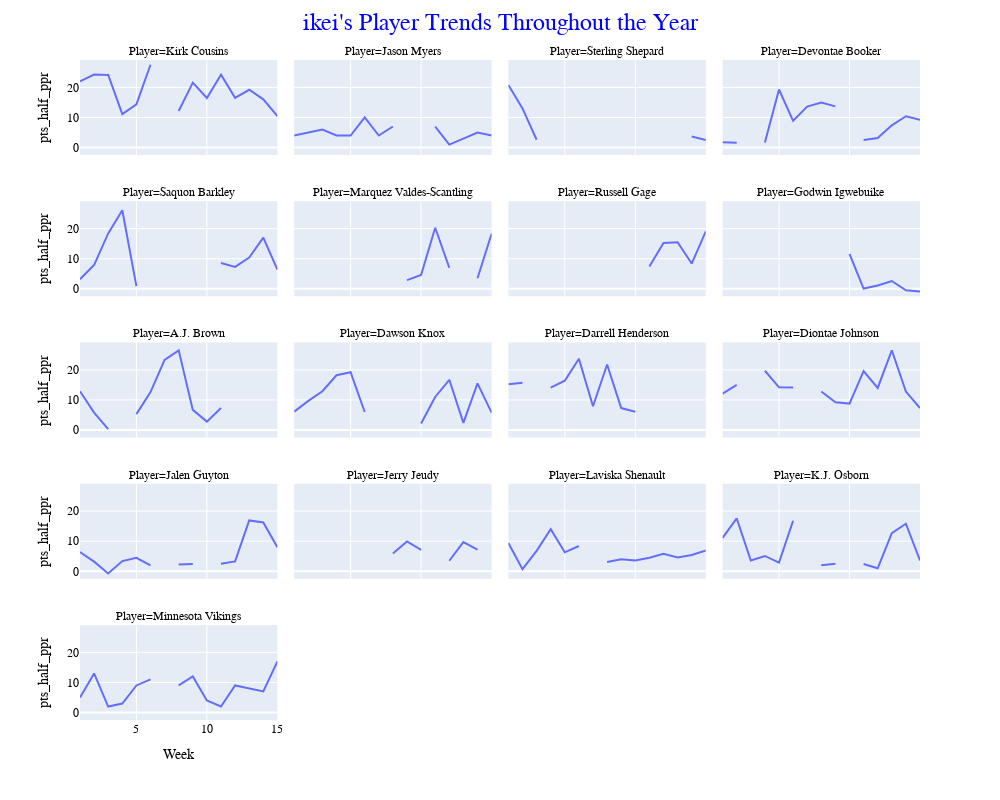

Notebook code for this chart:
### Markdown cell above
# Individual Player's Trends Throughout the Year
# found from players they own at end of the season

### Code cell
username = "ikei" #use variable entered by user on site
users_stats = stats[stats["Owner"] == username]
users_wkly_stats = users_stats[users_stats["Week"] != "Season"]

fig = px.line(users_wkly_stats, x = "Week", y = "pts_half_ppr", facet_col = "Player", facet_col_wrap=4,
            width=1000, height=800)
fig.update_layout(title_text=f"{username}'s Player Trends Throughout the Year", title_x=0.5)
fig.update_layout(
    font_family="Times New Roman",
    font_color="black",
    title_font_family="Times New Roman",
    title_font_color="blue",
    title_font_size=24
)
fig.show()

### Figure 1 — Plotly figure (JSON) as saved in the notebook; plotly's stock layout.template omitted (floating-point values rounded to 4 significant figures)
{"data": [{"hovertemplate": "Player=Kirk Cousins<br>Week=%{x}<br>pts_half_ppr=%{y}<extra></extra>", "legendgroup": "", "line": {"color": "#636efa", "dash": "solid"}, "marker": {"symbol": "circle"}, "mode": "lines", "name": "", "orientation": "v", "showlegend": false, "type": "scatter", "x": [1, 2, 3, 4, 5, 6, 7, 8, 9, 10, 11, 12, 13, 14, 15], "xaxis": "x17", "y": [22.04, 24.26, 24.12, 11.12, 14.4, 27.52, null, 12.16, 21.58, 16.46, 24.24, 16.52, 19.2, 16.04, 10.48], "yaxis": "y17"}, {"hovertemplate": "Player=Jason Myers<br>Week=%{x}<br>pts_half_ppr=%{y}<extra></extra>", "legendgroup": "", "line": {"color": "#636efa", "dash": "solid"}, "marker": {"symbol": "circle"}, "mode": "lines", "name": "", "orientation": "v", "showlegend": false, "type": "scatter", "x": [1, 2, 3, 4, 5, 6, 7, 8, 9, 10, 11, 12, 13, 14, 15], "xaxis": "x18", "y": [4, 5, 6, 4, 4, 10, 4, 7, null, null, 7, 1, 3, 5, 4], "yaxis": "y18"}, {"hovertemplate": "Player=Sterling Shepard<br>Week=%{x}<br>pts_half_ppr=%{y}<extra></extra>", "legendgroup": "", "line": {"color": "#636efa", "dash": "solid"}, "marker": {"symbol": "circle"}, "mode": "lines", "name": "", "orientation": "v", "showlegend": false, "type": "scatter", "x": [1, 2, 3, 4, 5, 6, 7, 8, 9, 10, 11, 12, 13, 14, 15], "xaxis": "x19", "y": [20.8, 13, 2.6, null, null, 12.6, null, 4.5, null, null, null, null, null, 3.7, 2.5], "yaxis": "y19"}, {"hovertemplate": "Player=Devontae Booker<br>Week=%{x}<br>pts_half_ppr=%{y}<extra></extra>", "legendgroup": "", "line": {"color": "#636efa", "dash": "solid"}, "marker": {"symbol": "circle"}, "mode": "lines", "name": "", "orientation": "v", "showlegend": false, "type": "scatter", "x": [1, 2, 3, 4, 5, 6, 7, 8, 9, 10, 11, 12, 13, 14, 15], "xaxis": "x20", "y": [1.8, 1.6, null, 1.7, 19.3, 8.9, 13.6, 15, 13.7, null, 2.5, 3.2, 7.4, 10.4, 9.2], "yaxis": "y20"}, {"hovertemplate": "Player=Saquon Barkley<br>Week=%{x}<br>pts_half_ppr=%{y}<extra></extra>", "legendgroup": "", "line": {"color": "#636efa", "dash": "solid"}, "marker": {"symbol": "circle"}, "mode": "lines", "name": "", "orientation": "v", "showlegend": false, "type": "scatter", "x": [1, 2, 3, 4, 5, 6, 7, 8, 9, 10, 11, 12, 13, 14, 15], "xaxis": "x13", "y": [3.2, 7.9, 18.4, 26.1, 0.9, null, null, null, null, null, 8.6, 7.3, 10.4, 17, 6.4], "yaxis": "y13"}, {"hovertemplate": "Player=Marquez Valdes-Scantling<br>Week=%{x}<br>pts_half_ppr=%{y}<extra></extra>", "legendgroup": "", "line": {"color": "#636efa", "dash": "solid"}, "marker": {"symbol": "circle"}, "mode": "lines", "name": "", "orientation": "v", "showlegend": false, "type": "scatter", "x": [1, 2, 3, 4, 5, 6, 7, 8, 9, 10, 11, 12, 13, 14, 15], "xaxis": "x14", "y": [3.2, null, 13.4, null, null, null, null, null, 2.9, 4.6, 20.3, 7, null, 3.5, 18.3], "yaxis": "y14"}, {"hovertemplate": "Player=Russell Gage<br>Week=%{x}<br>pts_half_ppr=%{y}<extra></extra>", "legendgroup": "", "line": {"color": "#636efa", "dash": "solid"}, "marker": {"symbol": "circle"}, "mode": "lines", "name": "", "orientation": "v", "showlegend": false, "type": "scatter", "x": [1, 2, 3, 4, 5, 6, 7, 8, 9, 10, 11, 12, 13, 14, 15], "xaxis": "x15", "y": [null, 5.3, null, null, null, null, 14.7, null, 9.9, null, 7.4, 15.2, 15.5, 8.4, 19.1], "yaxis": "y15"}, {"hovertemplate": "Player=Godwin Igwebuike<br>Week=%{x}<br>pts_half_ppr=%{y}<extra></extra>", "legendgroup": "", "line": {"color": "#636efa", "dash": "solid"}, "marker": {"symbol": "circle"}, "mode": "lines", "name": "", "orientation": "v", "showlegend": false, "type": "scatter", "x": [1, 2, 3, 4, 5, 6, 7, 8, 9, 10, 11, 12, 13, 14, 15], "xaxis": "x16", "y": [null, null, null, null, null, null, null, 7.3, null, 11.6, 0.1, 1.1, 2.6, -0.5, -0.9], "yaxis": "y16"}, {"hovertemplate": "Player=A.J. Brown<br>Week=%{x}<br>pts_half_ppr=%{y}<extra></extra>", "legendgroup": "", "line": {"color": "#636efa", "dash": "solid"}, "marker": {"symbol": "circle"}, "mode": "lines", "name": "", "orientation": "v", "showlegend": false, "type": "scatter", "x": [1, 2, 3, 4, 5, 6, 7, 8, 9, 10, 11, 12, 13, 14, 15], "xaxis": "x9", "y": [12.9, 5.8, 0.3, null, 5.3, 12.6, 23.3, 26.5, 6.7, 2.8, 7.3, null, null, null, null], "yaxis": "y9"}, {"hovertemplate": "Player=Dawson Knox<br>Week=%{x}<br>pts_half_ppr=%{y}<extra></extra>", "legendgroup": "", "line": {"color": "#636efa", "dash": "solid"}, "marker": {"symbol": "circle"}, "mode": "lines", "name": "", "orientation": "v", "showlegend": false, "type": "scatter", "x": [1, 2, 3, 4, 5, 6, 7, 8, 9, 10, 11, 12, 13, 14, 15], "xaxis": "x10", "y": [6.1, 9.7, 12.9, 18.2, 19.2, 6, null, null, null, 2.2, 11, 16.7, 2.4, 15.5, 5.8], "yaxis": "y10"}, {"hovertemplate": "Player=Darrell Henderson<br>Week=%{x}<br>pts_half_ppr=%{y}<extra></extra>", "legendgroup": "", "line": {"color": "#636efa", "dash": "solid"}, "marker": {"symbol": "circle"}, "mode": "lines", "name": "", "orientation": "v", "showlegend": false, "type": "scatter", "x": [1, 2, 3, 4, 5, 6, 7, 8, 9, 10, 11, 12, 13, 14, 15], "xaxis": "x11", "y": [15.2, 15.7, null, 14.1, 16.4, 23.7, 7.9, 21.8, 7.3, 6.1, null, 15.3, null, null, 3.7], "yaxis": "y11"}, {"hovertemplate": "Player=Diontae Johnson<br>Week=%{x}<br>pts_half_ppr=%{y}<extra></extra>", "legendgroup": "", "line": {"color": "#636efa", "dash": "solid"}, "marker": {"symbol": "circle"}, "mode": "lines", "name": "", "orientation": "v", "showlegend": false, "type": "scatter", "x": [1, 2, 3, 4, 5, 6, 7, 8, 9, 10, 11, 12, 13, 14, 15], "xaxis": "x12", "y": [12.1, 15, null, 19.7, 14.2, 14.1, null, 12.8, 9.2, 8.8, 19.6, 14, 26.5, 12.8, 7.3], "yaxis": "y12"}, {"hovertemplate": "Player=Jalen Guyton<br>Week=%{x}<br>pts_half_ppr=%{y}<extra></extra>", "legendgroup": "", "line": {"color": "#636efa", "dash": "solid"}, "marker": {"symbol": "circle"}, "mode": "lines", "name": "", "orientation": "v", "showlegend": false, "type": "scatter", "x": [1, 2, 3, 4, 5, 6, 7, 8, 9, 10, 11, 12, 13, 14, 15], "xaxis": "x5", "y": [6.4, 3.2, -0.7, 3.4, 4.5, 2, null, 2.3, 2.4, null, 2.5, 3.3, 16.9, 16.2, 8], "yaxis": "y5"}, {"hovertemplate": "Player=Jerry Jeudy<br>Week=%{x}<br>pts_half_ppr=%{y}<extra></extra>", "legendgroup": "", "line": {"color": "#636efa", "dash": "solid"}, "marker": {"symbol": "circle"}, "mode": "lines", "name": "", "orientation": "v", "showlegend": false, "type": "scatter", "x": [1, 2, 3, 4, 5, 6, 7, 8, 9, 10, 11, 12, 13, 14, 15], "xaxis": "x6", "y": [10.2, null, null, null, null, null, null, 5.9, 9.9, 7.1, null, 3.5, 9.7, 7.2, null], "yaxis": "y6"}, {"hovertemplate": "Player=Laviska Shenault<br>Week=%{x}<br>pts_half_ppr=%{y}<extra></extra>", "legendgroup": "", "line": {"color": "#636efa", "dash": "solid"}, "marker": {"symbol": "circle"}, "mode": "lines", "name": "", "orientation": "v", "showlegend": false, "type": "scatter", "x": [1, 2, 3, 4, 5, 6, 7, 8, 9, 10, 11, 12, 13, 14, 15], "xaxis": "x7", "y": [9.4, 0.7, 6.8, 14, 6.3, 8.4, null, 3.1, 4, 3.6, 4.5, 5.8, 4.6, 5.4, 6.9], "yaxis": "y7"}, {"hovertemplate": "Player=K.J. Osborn<br>Week=%{x}<br>pts_half_ppr=%{y}<extra></extra>", "legendgroup": "", "line": {"color": "#636efa", "dash": "solid"}, "marker": {"symbol": "circle"}, "mode": "lines", "name": "", "orientation": "v", "showlegend": false, "type": "scatter", "x": [1, 2, 3, 4, 5, 6, 7, 8, 9, 10, 11, 12, 13, 14, 15], "xaxis": "x8", "y": [11.1, 17.6, 3.6, 5.1, 2.9, 16.8, null, 2, 2.5, null, 2.4, 1, 12.7, 15.8, 3.6], "yaxis": "y8"}, {"hovertemplate": "Player=Minnesota Vikings<br>Week=%{x}<br>pts_half_ppr=%{y}<extra></extra>", "legendgroup": "", "line": {"color": "#636efa", "dash": "solid"}, "marker": {"symbol": "circle"}, "mode": "lines", "name": "", "orientation": "v", "showlegend": false, "type": "scatter", "x": [1, 2, 3, 4, 5, 6, 7, 8, 9, 10, 11, 12, 13, 14, 15], "xaxis": "x", "y": [5, 13, 2, 3, 9, 11, null, 9, 12, 4, 2, 9, 8, 7, 17], "yaxis": "y"}], "layout": {"annotations": [{"font": {}, "showarrow": false, "text": "Player=Minnesota Vikings", "x": 0.1175, "xanchor": "center", "xref": "paper", "y": 0.144, "yanchor": "bottom", "yref": "paper"}, {"font": {}, "showarrow": false, "text": "Player=Jalen Guyton", "x": 0.1175, "xanchor": "center", "xref": "paper", "y": 0.358, "yanchor": "bottom", "yref": "paper"}, {"font": {}, "showarrow": false, "text": "Player=Jerry Jeudy", "x": 0.3725, "xanchor": "center", "xref": "paper", "y": 0.358, "yanchor": "bottom", "yref": "paper"}, {"font": {}, "showarrow": false, "text": "Player=Laviska Shenault", "x": 0.6275, "xanchor": "center", "xref": "paper", "y": 0.358, "yanchor": "bottom", "yref": "paper"}, {"font": {}, "showarrow": false, "text": "Player=K.J. Osborn", "x": 0.8825, "xanchor": "center", "xref": "paper", "y": 0.358, "yanchor": "bottom", "yref": "paper"}, {"font": {}, "showarrow": false, "text": "Player=A.J. Brown", "x": 0.1175, "xanchor": "center", "xref": "paper", "y": 0.572, "yanchor": "bottom", "yref": "paper"}, {"font": {}, "showarrow": false, "text": "Player=Dawson Knox", "x": 0.3725, "xanchor": "center", "xref": "paper", "y": 0.572, "yanchor": "bottom", "yref": "paper"}, {"font": {}, "showarrow": false, "text": "Player=Darrell Henderson", "x": 0.6275, "xanchor": "center", "xref": "paper", "y": 0.572, "yanchor": "bottom", "yref": "paper"}, {"font": {}, "showarrow": false, "text": "Player=Diontae Johnson", "x": 0.8825, "xanchor": "center", "xref": "paper", "y": 0.572, "yanchor": "bottom", "yref": "paper"}, {"font": {}, "showarrow": false, "text": "Player=Saquon Barkley", "x": 0.1175, "xanchor": "center", "xref": "paper", "y": 0.786, "yanchor": "bottom", "yref": "paper"}, {"font": {}, "showarrow": false, "text": "Player=Marquez Valdes-Scantling", "x": 0.3725, "xanchor": "center", "xref": "paper", "y": 0.786, "yanchor": "bottom", "yref": "paper"}, {"font": {}, "showarrow": false, "text": "Player=Russell Gage", "x": 0.6275, "xanchor": "center", "xref": "paper", "y": 0.786, "yanchor": "bottom", "yref": "paper"}, {"font": {}, "showarrow": false, "text": "Player=Godwin Igwebuike", "x": 0.8825, "xanchor": "center", "xref": "paper", "y": 0.786, "yanchor": "bottom", "yref": "paper"}, {"font": {}, "showarrow": false, "text": "Player=Kirk Cousins", "x": 0.1175, "xanchor": "center", "xref": "paper", "y": 1, "yanchor": "bottom", "yref": "paper"}, {"font": {}, "showarrow": false, "text": "Player=Jason Myers", "x": 0.3725, "xanchor": "center", "xref": "paper", "y": 1, "yanchor": "bottom", "yref": "paper"}, {"font": {}, "showarrow": false, "text": "Player=Sterling Shepard", "x": 0.6275, "xanchor": "center", "xref": "paper", "y": 1, "yanchor": "bottom", "yref": "paper"}, {"font": {}, "showarrow": false, "text": "Player=Devontae Booker", "x": 0.8825, "xanchor": "center", "xref": "paper", "y": 1, "yanchor": "bottom", "yref": "paper"}], "font": {"color": "black", "family": "Times New Roman"}, "height": 800, "legend": {"tracegroupgap": 0}, "margin": {"t": 60}, "title": {"font": {"color": "blue", "family": "Times New Roman", "size": 24}, "text": "ikei's Player Trends Throughout the Year", "x": 0.5}, "width": 1000, "xaxis": {"anchor": "y", "domain": [0, 0.235], "title": {"text": "Week"}}, "xaxis10": {"anchor": "y10", "domain": [0.255, 0.49], "matches": "x", "showticklabels": false}, "xaxis11": {"anchor": "y11", "domain": [0.51, 0.745], "matches": "x", "showticklabels": false}, "xaxis12": {"anchor": "y12", "domain": [0.765, 1.0], "matches": "x", "showticklabels": false}, "xaxis13": {"anchor": "y13", "domain": [0, 0.235], "matches": "x", "showticklabels": false}, "xaxis14": {"anchor": "y14", "domain": [0.255, 0.49], "matches": "x", "showticklabels": false}, "xaxis15": {"anchor": "y15", "domain": [0.51, 0.745], "matches": "x", "showticklabels": false}, "xaxis16": {"anchor": "y16", "domain": [0.765, 1.0], "matches": "x", "showticklabels": false}, "xaxis17": {"anchor": "y17", "domain": [0, 0.235], "matches": "x", "showticklabels": false}, "xaxis18": {"anchor": "y18", "domain": [0.255, 0.49], "matches": "x", "showticklabels": false}, "xaxis19": {"anchor": "y19", "domain": [0.51, 0.745], "matches": "x", "showticklabels": false}, "xaxis2": {"anchor": "y2", "domain": [0.255, 0.49], "matches": "x", "title": {"text": "Week"}}, "xaxis20": {"anchor": "y20", "domain": [0.765, 1.0], "matches": "x", "showticklabels": false}, "xaxis3": {"anchor": "y3", "domain": [0.51, 0.745], "matches": "x", "title": {"text": "Week"}}, "xaxis4": {"anchor": "y4", "domain": [0.765, 1.0], "matches": "x", "title": {"text": "Week"}}, "xaxis5": {"anchor": "y5", "domain": [0, 0.235], "matches": "x", "showticklabels": false}, "xaxis6": {"anchor": "y6", "domain": [0.255, 0.49], "matches": "x", "showticklabels": false}, "xaxis7": {"anchor": "y7", "domain": [0.51, 0.745], "matches": "x", "showticklabels": false}, "xaxis8": {"anchor": "y8", "domain": [0.765, 1.0], "matches": "x", "showticklabels": false}, "xaxis9": {"anchor": "y9", "domain": [0, 0.235], "matches": "x", "showticklabels": false}, "yaxis": {"anchor": "x", "domain": [0, 0.144], "title": {"text": "pts_half_ppr"}}, "yaxis10": {"anchor": "x10", "domain": [0.428, 0.572], "matches": "y", "showticklabels": false}, "yaxis11": {"anchor": "x11", "domain": [0.428, 0.572], "matches": "y", "showticklabels": false}, "yaxis12": {"anchor": "x12", "domain": [0.428, 0.572], "matches": "y", "showticklabels": false}, "yaxis13": {"anchor": "x13", "domain": [0.642, 0.786], "matches": "y", "title": {"text": "pts_half_ppr"}}, "yaxis14": {"anchor": "x14", "domain": [0.642, 0.786], "matches": "y", "showticklabels": false}, "yaxis15": {"anchor": "x15", "domain": [0.642, 0.786], "matches": "y", "showticklabels": false}, "yaxis16": {"anchor": "x16", "domain": [0.642, 0.786], "matches": "y", "showticklabels": false}, "yaxis17": {"anchor": "x17", "domain": [0.856, 1], "matches": "y", "title": {"text": "pts_half_ppr"}}, "yaxis18": {"anchor": "x18", "domain": [0.856, 1], "matches": "y", "showticklabels": false}, "yaxis19": {"anchor": "x19", "domain": [0.856, 1], "matches": "y", "showticklabels": false}, "yaxis2": {"anchor": "x2", "domain": [0, 0.144], "matches": "y", "showticklabels": false}, "yaxis20": {"anchor": "x20", "domain": [0.856, 1], "matches": "y", "showticklabels": false}, "yaxis3": {"anchor": "x3", "domain": [0, 0.144], "matches": "y", "showticklabels": false}, "yaxis4": {"anchor": "x4", "domain": [0, 0.144], "matches": "y", "showticklabels": false}, "yaxis5": {"anchor": "x5", "domain": [0.214, 0.358], "matches": "y", "title": {"text": "pts_half_ppr"}}, "yaxis6": {"anchor": "x6", "domain": [0.214, 0.358], "matches": "y", "showticklabels": false}, "yaxis7": {"anchor": "x7", "domain": [0.214, 0.358], "matches": "y", "showticklabels": false}, "yaxis8": {"anchor": "x8", "domain": [0.214, 0.358], "matches": "y", "showticklabels": false}, "yaxis9": {"anchor": "x9", "domain": [0.428, 0.572], "matches": "y", "title": {"text": "pts_half_ppr"}}}}
